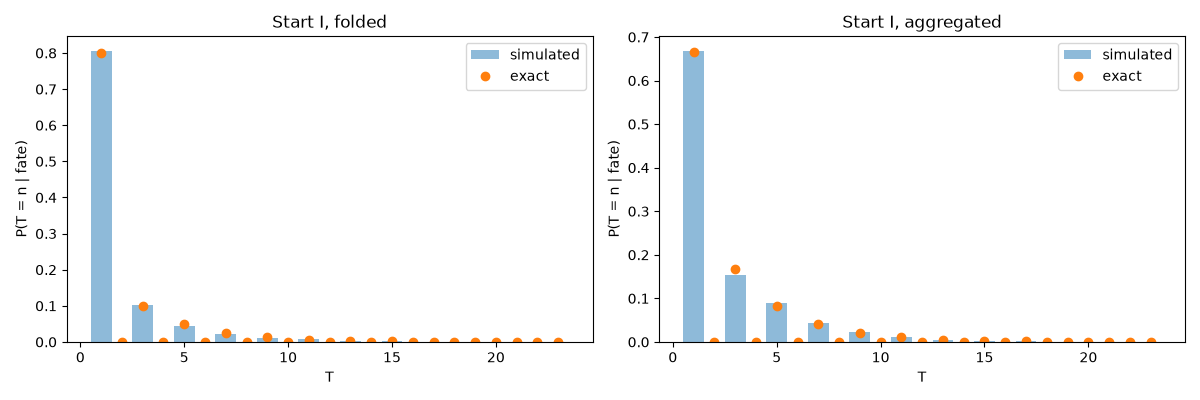

This figure's Python source:
import numpy as np
import matplotlib.pyplot as plt

rng = np.random.default_rng(5)

#functions
def chain(state):
    # returns a touple representing the next state and if the chain has been absorbed
    # 1 if absorbed, 0 otherwise.
    if (state == 'U'):
        Unif = rng.random()
        if (Unif < 0.5):
            return 'I', 0
        else:
            return 'M', 0
    if (state == 'I'):
        Unif = rng.random()
        if (Unif < 0.5):
            return 'F', 1
        elif (Unif < 0.75):
            return 'A', 1
        else:
            return 'U', 0
    if (state == 'M'):
        Unif = rng.random()
        if (Unif < 0.25):
            return 'A', 1
        else:
            return 'U', 0
    if (state == 'F'):
        return 'F', 1
    if (state == 'A'):
        return 'A', 1
    raise ValueError("Invalid State")

vec_chain = np.vectorize(chain)

def run_simulation(starting_state, R = 10 ** 4):
    if starting_state not in {'U', 'I', 'M', 'F', 'A'}:
        raise ValueError("Invalid starting state")
    chains = np.full(R, starting_state, dtype='U1')
    absorbtions = np.zeros(R)
    times = np.zeros(R)

    while (np.any(absorbtions == 0)):
        times = times + (absorbtions == 0)
        chains, absorbtions = vec_chain(chains)

    return chains, times

#simulation
chains_U, times_U = run_simulation('U')
chains_I, times_I = run_simulation('I')
chains_M, times_M = run_simulation('M')

h_U = np.mean(chains_U == 'F')
h_I = np.mean(chains_I == 'F')
h_M = np.mean(chains_M == 'F')

g_U = np.mean(times_U)
g_I = np.mean(times_I)
g_M = np.mean(times_M)

tauF_U = np.mean(times_U[chains_U == 'F'])
tauA_U = np.mean(times_U[chains_U == 'A'])
tauF_I = np.mean(times_I[chains_I == 'F'])
tauA_I = np.mean(times_I[chains_I == 'A'])
tauF_M = np.mean(times_M[chains_M == 'F'])
tauA_M = np.mean(times_M[chains_M == 'A'])

#results
Q = np.array([[0,    0.5, 0.5],
              [0.25, 0,   0  ],
              [0.75, 0,   0  ]])   # rows/cols: U, I, M
R = np.array([[0,   0   ],
              [0.5, 0.25],
              [0,   0.25]])        # cols: F, A

N = np.linalg.inv(np.eye(3) - Q)
h_exact = (N @ R)[:, 0]
g_exact = N @ np.ones(3)
tauF_exact = (N @ N @ R)[:, 0] / h_exact
tauA_exact = (N @ N @ R)[:, 1] / (1 - h_exact)

h_hat = [h_U, h_I, h_M]
g_hat = [g_U, g_I, g_M]
tauF_hat = [tauF_U, tauF_I, tauF_M]
tauA_hat = [tauA_U, tauA_I, tauA_M]

print(f"{'x':<3}{'h':>8}{'h_hat':>8}{'g':>8}{'g_hat':>8}{'tauF':>8}{'tauF_hat':>10}{'tauA':>8}{'tauA_hat':>10}")
for i, x in enumerate(['U', 'I', 'M']):
    print(f"{x:<3}{h_exact[i]:8.4f}{h_hat[i]:8.4f}{g_exact[i]:8.4f}{g_hat[i]:8.4f}"
          f"{tauF_exact[i]:8.4f}{tauF_hat[i]:10.4f}{tauA_exact[i]:8.4f}{tauA_hat[i]:10.4f}")

#plot (start I)
n_max = int(times_I.max())
n = np.arange(1, n_max + 1)
bins = np.arange(0.5, n_max + 1.5)   # width-1 bins centered on integers

fig, axes = plt.subplots(1, 2, figsize=(12, 4))
for j, (fate, name, P_fate) in enumerate([('F', 'folded', h_exact[1]), ('A', 'aggregated', 1 - h_exact[1])]):
    pmf = np.array([(np.linalg.matrix_power(Q, k - 1) @ R)[1, j] for k in n]) / P_fate
    axes[j].hist(times_I[chains_I == fate], bins=bins, density=True, alpha=0.5, label='simulated')
    axes[j].plot(n, pmf, 'o', label='exact')
    axes[j].set_title(f'Start I, {name}')
    axes[j].set_xlabel('T')
    axes[j].set_ylabel('P(T = n | fate)')
    axes[j].legend()

plt.tight_layout()
plt.show()
fig.savefig("problem_4.png")
